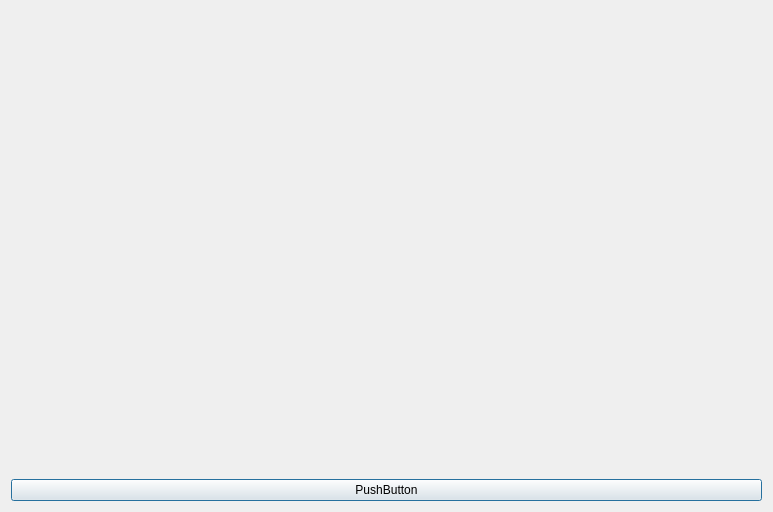
<?xml version="1.0" encoding="UTF-8"?>
<ui version="4.0">
 <class>Dialog</class>
 <widget class="QDialog" name="Dialog">
  <property name="geometry">
   <rect>
    <x>0</x>
    <y>0</y>
    <width>770</width>
    <height>512</height>
   </rect>
  </property>
  <property name="windowTitle">
   <string>Dialog</string>
  </property>
  <layout class="QVBoxLayout" name="verticalLayout">
   <item>
    <widget class="MulSigPlotWidget" name="sigcanvas" native="true">
     <property name="sizePolicy">
      <sizepolicy hsizetype="Expanding" vsizetype="Expanding">
       <horstretch>0</horstretch>
       <verstretch>0</verstretch>
      </sizepolicy>
     </property>
     <property name="minimumSize">
      <size>
       <width>751</width>
       <height>451</height>
      </size>
     </property>
    </widget>
   </item>
   <item>
    <widget class="QPushButton" name="pushButton">
     <property name="text">
      <string>PushButton</string>
     </property>
    </widget>
   </item>
  </layout>
 </widget>
 <customwidgets>
  <customwidget>
   <class>MulSigPlotWidget</class>
   <extends>QWidget</extends>
   <header>mulsigplotwidget.h</header>
   <container>1</container>
  </customwidget>
 </customwidgets>
 <resources/>
 <connections/>
</ui>
